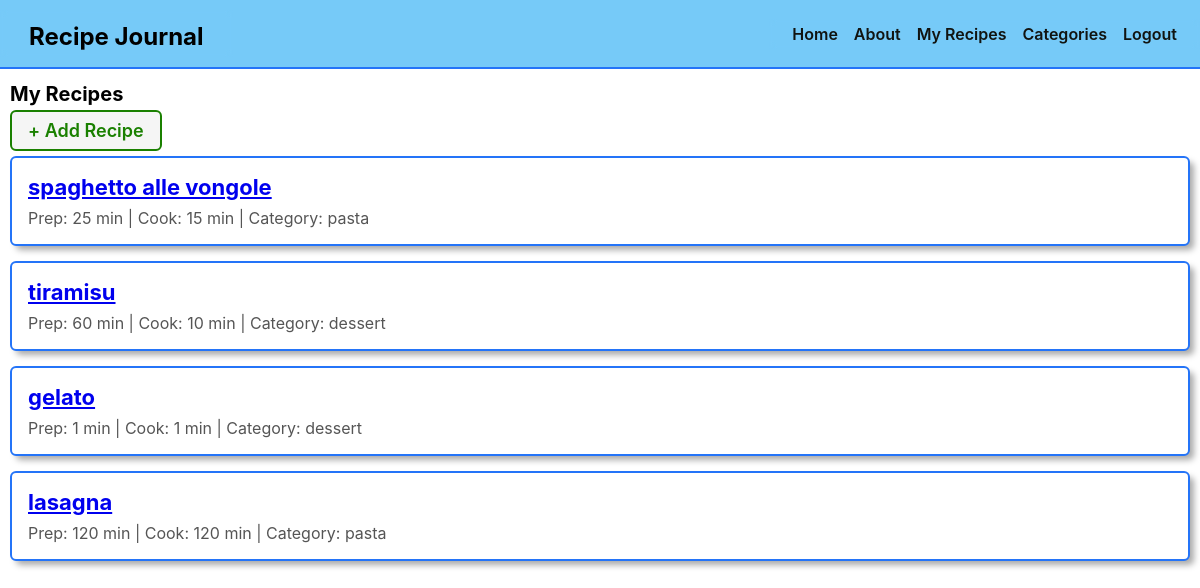
/recipes/ (signed in), run on an earlier commit of the app's database.
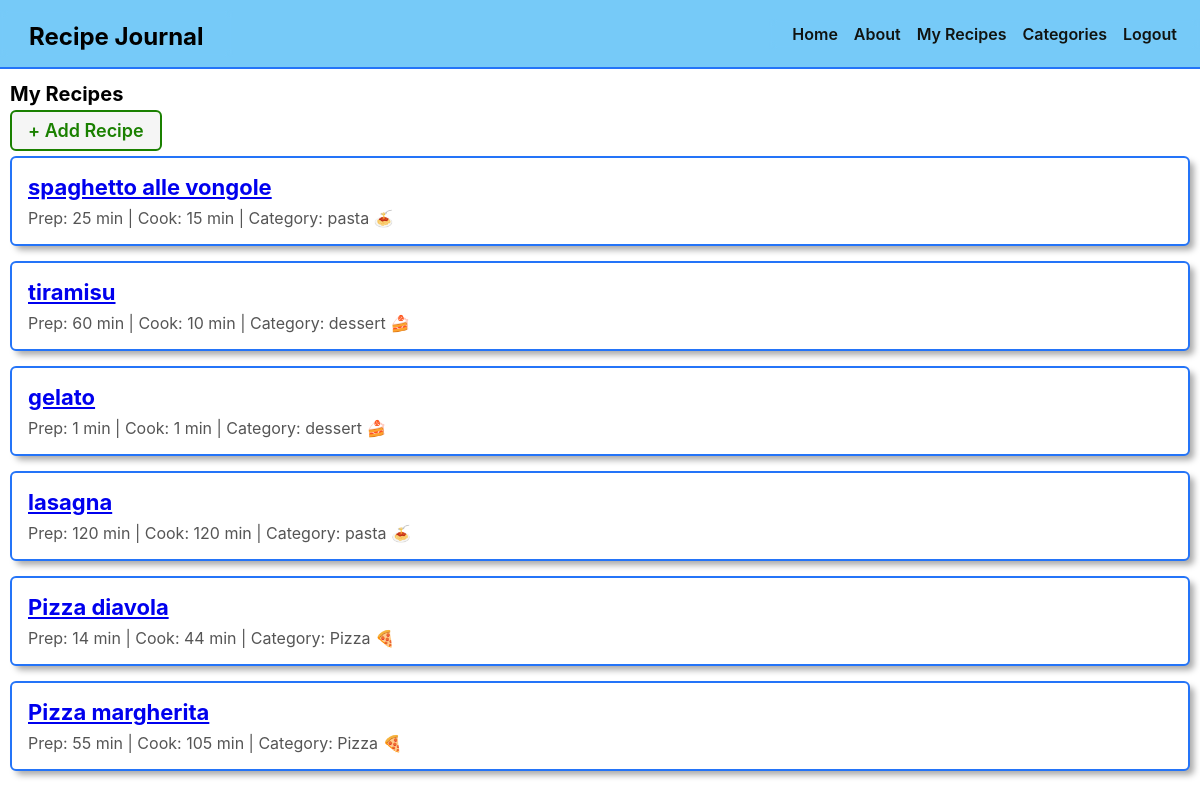
And on a later commit of the database.
### main_app/models.py (models this page shows, shortened)
class Recipe(models.Model):
    title = models.CharField(max_length=100)
    prep_time = models.IntegerField()
    cook_time = models.IntegerField()
    ingredients = models.TextField()
    instructions = models.TextField()
    category = models.ForeignKey(Category, on_delete=models.SET_NULL, null=True, blank=True)
    user = models.ForeignKey(User, on_delete=models.CASCADE)

class Category(models.Model):
    name = models.CharField(max_length=50)
    user = models.ForeignKey(User, on_delete=models.CASCADE)
    def __str__(self):
        return self.name

### main_app/views.py (the view)
# urls.py: path('recipes/', views.RecipeList.as_view(), name='recipe-index'),
class RecipeList(LoginRequiredMixin, ListView):
    model = Recipe
    def get_queryset(self):
        return Recipe.objects.filter(user=self.request.user)

### main_app/templates/main_app/recipe_list.html (shortened to what this page needs)
{% extends "base.html" %}
{% load static %}
{% block content %}
<h1>My Recipes</h1>
<p><a href="{% url 'recipe-create' %}" class="btn submit">+ Add Recipe</a></p>
{% for recipe in object_list %}
  <div class="recipe-card">
    <h3>
      <a href="{% url 'recipe-detail' recipe.id %}">
        {{ recipe.title }}
      </a>
    </h3>
    <div class="recipe-meta">
      Prep: {{ recipe.prep_time }} min |
      Cook: {{ recipe.cook_time }} min
      {% if recipe.category %}
        | Category: {{ recipe.category }}
      {% endif %}
    </div>
  </div>
{% empty %}
  <p>No recipes yet.</p>
{% endfor %}
{% endblock %}

### main_app/templates/base.html (shortened to what this page needs)
{% load static %}
<!DOCTYPE html>
<html>
<head>
    <link rel="stylesheet" href="{% static 'css/base.css' %}">
    <link rel="stylesheet" href="{% static 'css/recipes.css' %}">
</head>
<body>
    <header>
        <div class="header-logo-container">
            <a href="{% url 'home' %}" style="text-decoration:none; color:inherit;">
                <h2>Recipe Journal</h2>
            </a>
        </div>
        <nav>
            <ul>
                <li><a href="{% url 'home' %}">Home</a></li>
                <li><a href="{% url 'about' %}">About</a></li>
                {% if user.is_authenticated %}
                <li><a href="{% url 'recipe-index' %}">My Recipes</a></li>
                <li><a href="{% url 'category-index' %}">Categories</a></li>
                <li>
                    <form id="logout-form" action="{% url 'logout' %}" method="post">
                        <button type="submit">Logout</button>
                    </form>
                </li>
                {% else %}
                <li><a href="{% url 'login' %}">Login</a></li>
                <li><a href="{% url 'signup' %}">Sign Up</a></li>
                {% endif %}
            </ul>
        </nav>
    </header>
    <main>
        {% block content %}{% endblock %}
    </main>
</body>
</html>

### main_app/static/css/base.css (style rules this page uses)
html { box-sizing: border-box; }
*, *::before, *::after { box-sizing: inherit; }
:root { font-size: 62.5%; }
body { margin: 0; display: flex; flex-direction: column; align-items: stretch; font-family: -apple-system, BlinkMacSystemFont, 'Segoe UI', 'Roboto', 'Oxygen', 'Ubuntu', 'Cantarell', 'Fira Sans', 'Droid Sans', 'Helvetica Neue', sans-serif; min-height: 100vh; --nav-bg: rgba(104, 197, 248, 0.7); --nav-bg-ff: rgba(104, 197, 248, 0.9); --borders: rgb(36, 116, 248) solid 2px; --text-color: rgb(17, 20, 17); --link-hover-color: rgb(16, 56, 158); --button-bg: rgb(245, 245, 245); --button-bg-hover: rgb(226, 226, 226); --submit: rgb(26, 128, 0); --warn: rgb(255, 102, 0); --danger: rgb(220, 20, 30); --secondary: rgb(57, 57, 57); --card-box-shadow: 5px 5px 6px -1px #aaa; --font-xtreme: 4.2rem; --font-xxl: 3.6rem; --font-xl: 2.4rem; --font-l: 1.8rem; --font-reg: 1.6rem; --card-border-radius: 6px; }
header { width: 100%; background: var(--nav-bg-ff); border-bottom: var(--borders); }
nav { margin: 10px; }
ul { margin: 0; list-style: none; padding: 0; }
main { width: 100%; padding: 0 10px; }
h2 { font-size: var(--font-xl); }
nav a { text-decoration: none; color: var(--text-color); font-weight: 600; font-size: 16px; }
nav ul { display: flex; align-items: center; justify-content: center; flex-wrap: wrap; }
nav li { padding: 5px 8px; }
.header-logo-container { margin: auto; padding: 10px 20px 0; max-width: 500px; }
.btn { font-size: var(--font-l); padding: 8px 16px; border-radius: 6px; border-width: 2px; border-style: solid; text-decoration: none; background-color: var(--button-bg); font-weight: 600; cursor: pointer; font-family: inherit; margin-right: 10px; }
.submit { color: var(--submit); border-color: var(--submit); }
@media only screen and (min-width: 768px) { header { position: sticky; display: flex; flex-direction: row; top: 0; align-items: center; } }
@media only screen and (min-width: 768px) { main { max-width: 1300px; min-height: calc(100vh - 53px); } }
@media only screen and (min-width: 768px) { nav, .header-logo-container { margin: 10px 0; padding: 0 15px; } }
@media only screen and (min-width: 768px) { .header-logo-container { padding-top: 3px; } }
@media only screen and (min-width: 768px) { nav { margin-left: auto; display: flex; justify-content: center; } }
@media only screen and (min-width: 768px) { nav ul { flex-wrap: nowrap; } }
@media only screen and (min-width: 768px) { .header-logo-container { width: 213px; } }
@media only screen and (min-width: 1024px) { main { min-height: calc(100vh - 55px); } }
@media only screen and (min-width: 1024px) { header { background: var(--nav-bg-ff) !important; border-bottom: var(--borders) !important; margin: 0 !important; width: 100% !important; } }
@media only screen and (min-width: 1024px) { nav, .header-logo-container { background: transparent !important; border: none !important; } }
@media only screen and (min-width: 1024px) { nav { margin-left: auto; } }
@media only screen and (min-width: 1024px) { .header-logo-container { padding-top: 6px; width: auto; height: auto; } }
#logout-form button { text-decoration: none; color: var(--text-color); font-weight: 600; font-size: 16px; background: none; border: none; cursor: pointer; padding: 0; font-family: inherit; }
.header-logo-container h2 { margin: 0; padding: 6px 14px; }
.header-logo-container a { text-decoration: none; color: inherit; }

### main_app/static/css/recipes.css (style rules this page uses)
.recipe-card { border: var(--borders); border-radius: var(--card-border-radius); padding: 16px; margin: 15px 0; box-shadow: var(--card-box-shadow); background-color: white; }
.recipe-card h3 { margin: 0 0 8px 0; font-size: 2.2rem; font-weight: 700; }
.recipe-meta { font-size: var(--font-reg); color: #555; }

What changed in the data, as far as the page shows it:
changed through a linked row, Recipe "spaghetto alle vongole": category "pasta" → "pasta 🍝"
changed through a linked row, Recipe "tiramisu": category "dessert" → "dessert 🍰"
changed through a linked row, Recipe "gelato": category "dessert" → "dessert 🍰"
changed through a linked row, Recipe "lasagna": category "pasta" → "pasta 🍝"
added Recipe: title "Pizza diavola", prep_time "14", cook_time "44", category "Pizza 🍕"
added Recipe: title "Pizza margherita", prep_time "55", cook_time "105", category "Pizza 🍕"
